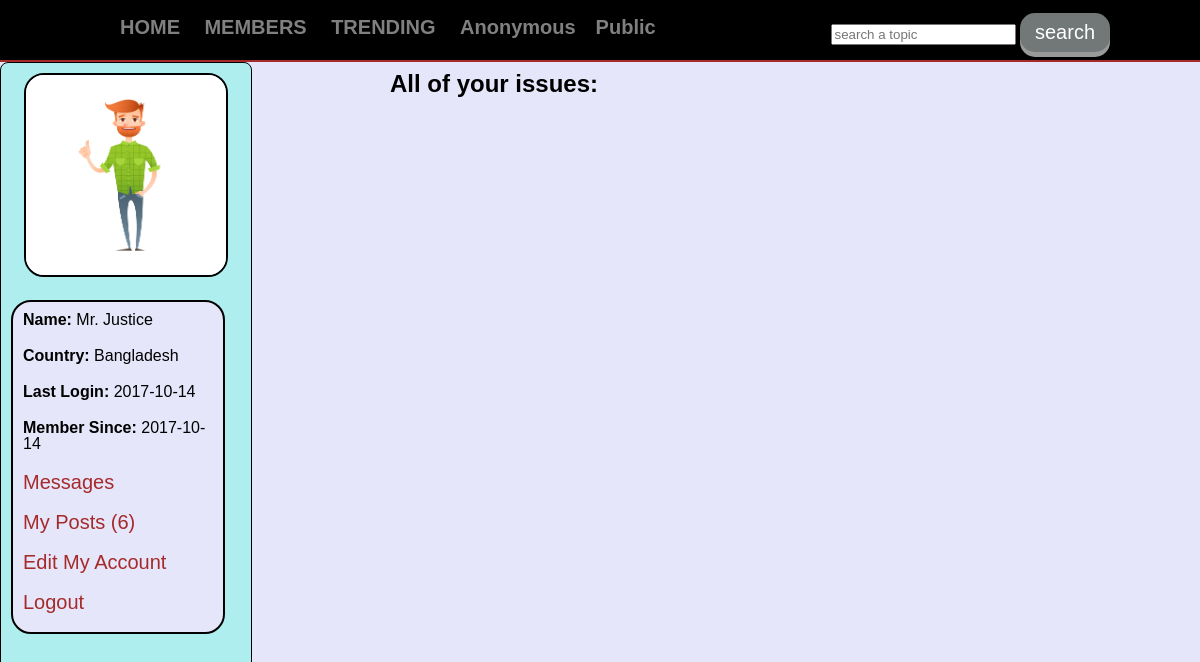
The app's page /justice/my_posts.php (signed in) with its own data.
### tables this page shows
CREATE TABLE `topics` (
  `topic_id` int(11) NOT NULL,
  `topic_title` text NOT NULL
);

CREATE TABLE `users` (
  `user_id` int(11) NOT NULL,
  `user_name` varchar(100) NOT NULL,
  `user_pass` varchar(100) NOT NULL,
  `user_email` varchar(100) NOT NULL,
  `user_country` varchar(100) NOT NULL,
  `user_gender` varchar(100) NOT NULL,
  `user_b_day` date NOT NULL,
  `user_image` text NOT NULL,
  `register_date` date NOT NULL,
  `last_login` date NOT NULL,
  `status` text NOT NULL,
  `posts` text NOT NULL,
  `ver_code` varchar(100) NOT NULL
);

### justice/my_posts.php (the view, shortened to what this page needs)
<?php
include("functions/functions.php");
if(!isset($_SESSION['user_email'])){
	header("location:index.php");
}
else {
?>
<!DOCTYPE html>
<html>
	<head>
	<link rel="stylesheet" href="styles/home_style.css" media="all" />
	</head>
	<body>
		<div class="container">
			<div id="head_wrap">
				<div id="header">
					<ul id="menu">
						<li><a href="home.php">HOME</a></li>
						<li><a href="members.php">MEMBERS</a></li>
						<li><a href="topic.php" class="topic" name="topic">TRENDING</a></li>
						<?php
						$get_topics="select * from topics";
						$run_topics=mysqli_query($con,$get_topics);
						while($row=mysqli_fetch_array($run_topics)){
							$topic_id=$row['topic_id'];
							$topic_title=$row['topic_title'];
							echo "<li><a href='topic.php?topic=$topic_id'>$topic_title</a></li>";
						}
						?>
					</ul>
					<form method="get" action="results.php" id="form1">
						<input type="text" class="searchtopic" name="user_query" placeholder="search a topic" />
						<input type="submit" class="button" name="search" value="search" />
					</form>
				</div>
			</div>
			<div class="content">
				<div id="user_timeline">
					<div id="user_details">
					<?php
					$user=$_SESSION['user_email'];
					$get_user="select * from users where user_email='$user'";
					$run_user=mysqli_query($con,$get_user);
					$row=mysqli_fetch_array($run_user);
					$user_id=$row['user_id'];
					$user_name=$row['user_name'];
					$user_country=$row['user_country'];
					$user_image=$row['user_image'];
					$register_date=$row['register_date'];
					$last_login=$row['last_login'];
					$user_posts = "select * from posts where user_id='$user_id'";
					$run_posts = mysqli_query($con,$user_posts);
					$posts = mysqli_num_rows($run_posts);
					echo "
						<center><img src= 'user/user_images/$user_image' width='200' height='200' /></center>
						<div id='user_mention'>
						<p><strong>Name:</strong> $user_name</p>
						<p><strong>Country:</strong> $user_country</p>
						<p><strong>Last Login:</strong> $last_login</p>
						<p><strong>Member Since:</strong> $register_date</p>
						<p><a href='my_messages.php?u_id=$user_id'>Messages</a></p>
						<p><a href='my_posts.php?u_id=$user_id'>My Posts ($posts)  </a></p>
						<p><a href='edit_profile.php?u_id=$user_id'>Edit My Account</a></p>
						<p><a href='logout.php'>Logout</a></p>
						</div>
					";
					?>
					</div>
				</div>
				<div id="content_timeline">
					<h2>All of your issues:</h2></br>
				</div>
			</div>
		</div>
	</body>
</html>
<?php } ?>

### justice/styles/home_style.css (style rules this page uses)
html, body, div, span, applet, object, iframe, h1, h2, h3, h4, h5, h6, p, blockquote, pre, a, abbr, acronym, address, big, cite, code, del, dfn, em, img, ins, kbd, q, s, samp, small, strike, strong, sub, sup, tt, var, b, u, i, center, dl, dt, dd, ol, ul, li, fieldset, form, label, legend, table, caption, tbody, tfoot, thead, tr, th, td, article, aside, canvas, details, embed, figure, figcaption, footer, header, hgroup, menu, nav, output, ruby, section, summary, time, mark, audio, video { margin: 0; padding: 0; border: 0; }
body { line-height: 1; background-color: #E6E6FA; font-family: "Raleway", sans-serif; }
.container { margin: 0; padding: 0; background-color: #E6E6FA; }
#head_wrap { width: 100%; height: 40px; margin: 0 auto; border-bottom: 2px solid brown; padding: 10px; background: #AFEEEE; background-color: black; }
#header { margin: 0 auto; width: 1000px; height: 35px; }
#menu { line-height:35px; padding:0; margin:0; float:left; }
#menu li { display:inline; list-style:none; }
#menu a { margin:5px; padding:5px; text-decoration:none; color:gray; font-size:20px; font-weight:bold; }
#form1 { float: right; line-height: 35px; padding-top:3px; }
.button { display: inline-block; padding: 8px 15px; font-size: 20px; cursor: pointer; text-align: center; text-decoration: none; outline: none; color: #fff; background-color: #717877; border: none; border-radius: 15px; box-shadow: 0 5px #999; }
.content { width: 1200px; margin:0 auto; }
#user_timeline { background: #AFEEEE; width:250px; float:left; height:850px; border:1px solid black; border-radius: 8px; }
#user_details { padding:10px; margin-bottom:5px; }
#user_details img { border: 2px solid black; border-radius:20px; }
#user_details p { margin-bottom:10px; padding:5px; }
#user_details a { color:brown; text-decoration:none; font-size:20px; }
#user_mention { background:#E6E6FA; border: 2px solid black; border-radius:20px; width:200px; margin-top:20px ; margin-right: 15px; padding:5px; }
#content_timeline { float:right; width:700px; padding:10px; margin-right: 100px; }

### records on screen
topics: topic_title "Anonymous"
topics: topic_title "Public"
users: user_image (picture), user_name "Mr. Justice", user_country "Bangladesh", last_login "2017-10-14", register_date "2017-10-14"

### other values on screen
$posts "6"
